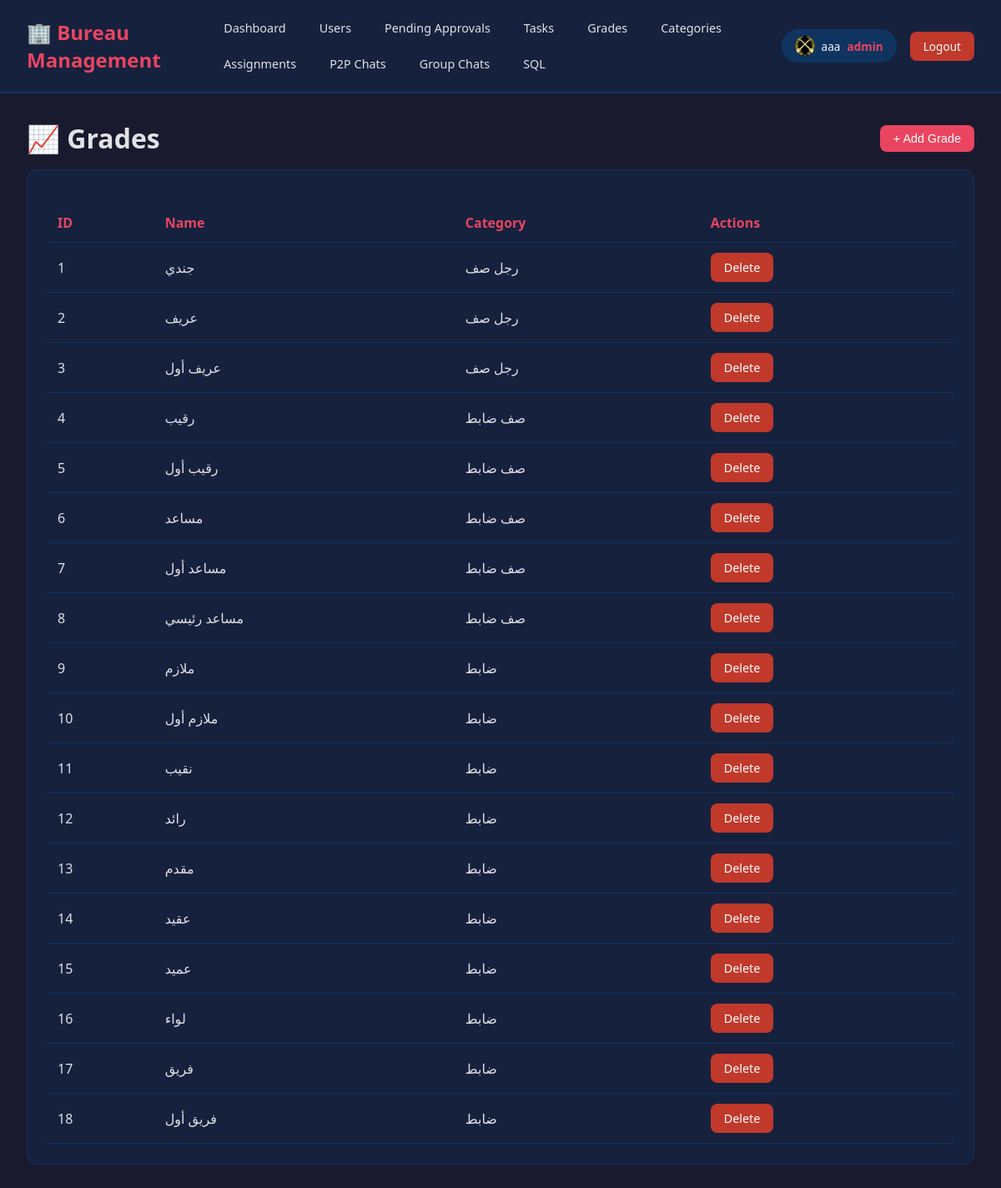
Page /web/grades (signed in) on the committed database.
### database.py (models this page shows)
class User(db.Model):
    __tablename__ = 'users'
    matricule = db.Column(db.Text, primary_key=True)
    name = db.Column(db.Text, nullable=False)
    family_name = db.Column(db.Text, nullable=False)
    category = db.Column(db.Integer, db.ForeignKey('categories.category_id'), nullable=False)
    grade = db.Column(db.Integer, db.ForeignKey('grades.grade_id'), nullable=True)
    user_name = db.Column(db.Text, nullable=False)
    password = db.Column(db.Text, nullable=False)
    profil_pic_url = db.Column(db.Text, nullable=False)
    user_role = db.Column(db.Integer, db.ForeignKey('user_roles.user_role_id'), nullable=False)
    is_approved = db.Column(db.Boolean, nullable=False, default=False)  # NEW: Approval status
    category_rel = db.relationship('Category', backref='users')
    grade_rel = db.relationship('Grade', backref='users')
    role_rel = db.relationship('UserRole', backref='users')
    approval_request = db.relationship('UserApprovalRequest', uselist=False, backref='user', cascade='all, delete-orphan')

class Grade(db.Model):
    __tablename__ = 'grades'
    grade_id = db.Column(db.Integer, primary_key=True)
    grade_name = db.Column(db.Text, nullable=False)
    category_id = db.Column(db.Integer, db.ForeignKey('categories.category_id'), nullable=False, default=1)
    category_rel = db.relationship('Category', backref='grades')

class Category(db.Model):
    __tablename__ = 'categories'
    category_id = db.Column(db.Integer, primary_key=True)
    category_name = db.Column(db.Text, nullable=False)

### app.py (the view)
@app.route('/web/grades')
@manager_required
def web_grades():
    grades = Grade.query.all()
    categories = Category.query.all()  # ADD THIS
    return render_template('tables/grades.html', grades=grades, categories=categories)

### app.py (called while the page is built)
@app.context_processor
def inject_pending_approvals_count():
    def get_pending_approvals_count():
        return UserApprovalRequest.query.count()
    return dict(get_pending_approvals_count=get_pending_approvals_count)

@app.context_processor
def inject_user_profile_pic():
    def get_user_profile_pic():
        if 'user_matricule' in session:
            user = User.query.get(session['user_matricule'])
            if user:
                return get_profile_picture_url(user)
        return '/static/uploads/profiles/default.png'
    return dict(profile_pic=get_user_profile_pic())

### utils.py (called while the page is built)
def get_profile_picture_url(user):
    if user and user.profil_pic_url and user.profil_pic_url.strip():
        return user.profil_pic_url
    return "/static/uploads/profiles/default.png"

### templates/tables/grades.html (shortened to what this page needs)
{% extends "base.html" %}
{% block content %}
<div style="display: flex; justify-content: space-between; align-items: center; margin-bottom: 1rem;">
    <h1>📈 Grades</h1>
    <button class="btn btn-primary" onclick="document.getElementById('addModal').classList.add('active')">+ Add Grade</button>
</div>
<div class="card">
    <table>
        <thead><tr><th>ID</th><th>Name</th><th>Category</th><th>Actions</th></tr></thead>
        <tbody>
            {% for grade in grades %}
            <tr><td>{{ grade.grade_id }}</td><td>{{ grade.grade_name }}</td><td>{{ grade.category_rel.category_name }}</td>
                <td><a href="{{ url_for('web_delete_grade', id=grade.grade_id) }}" class="btn btn-danger" onclick="return confirm('Delete?')">Delete</a></td></tr>
            {% endfor %}
        </tbody>
    </table>
</div>
{% endblock %}

### templates/base.html (shortened to what this page needs)
<!DOCTYPE html>
<html lang="en">
<head>
</head>
<body>
    <nav class="navbar">
        <div class="navbar-left">
            <h1>🏢 Bureau Management</h1>
            <div class="nav-links">
                <a href="{{ url_for('dashboard') }}">Dashboard</a>
                {% if session.get('user_role') in [1, 2] %}<a href="{{ url_for('web_users') }}">Users</a>{% endif %}
                {% if session.get('user_role') in [1, 2] %}<a href="{{ url_for('web_pending_approvals') }}">Pending Approvals</a>{% endif %}
                <a href="{{ url_for('web_tasks') }}">Tasks</a>
                {% if session.get('user_role') == 1 %}<a href="{{ url_for('web_grades') }}">Grades</a>{% endif %}
                {% if session.get('user_role') == 1 %}<a href="{{ url_for('web_categories') }}">Categories</a>{% endif %}
                {% if session.get('user_role') in [1, 2] %}<a href="{{ url_for('web_assignments') }}">Assignments</a>{% endif %}
                <a href="{{ url_for('web_p2p_chats') }}">P2P Chats</a>
                <a href="{{ url_for('web_group_chats') }}">Group Chats</a>
                {% if session.get('user_role') == 1 %}<a href="{{ url_for('web_sql') }}">SQL</a>{% endif %}
            </div>
        </div>
        <div class="user-info">
            <a href="{{ url_for('profile') }}" style="text-decoration: none;">
                <div class="user-badge" style="display: flex; align-items: center; gap: 0.5rem; cursor: pointer;">
                    <img src="{{ profile_pic if profile_pic is defined else '/static/uploads/profiles/default.png' }}"
                         alt="" style="width: 24px; height: 24px; border-radius: 50%; object-fit: cover;">
                    <span style="color: aliceblue;">{{ session.get('user_name', 'Guest') }}</span>
                    <span class="role">{{ session.get('user_role_name', 'Unknown') }}</span>
                </div>
            </a>
            <a href="{{ url_for('logout') }}" class="btn-logout">Logout</a>
        </div>
    </nav>
    <div class="container">
        {% block content %}{% endblock %}
    </div>
</body>
</html>

### templates/base.html (style rules this page uses)
* { margin: 0; padding: 0; box-sizing: border-box; }
body { font-family: 'Segoe UI', Tahoma, Geneva, Verdana, sans-serif; background: #1a1a2e; color: #e1e1e6; min-height: 100vh; }
.navbar { background: #16213e; padding: 1rem 2rem; display: flex; align-items: center; justify-content: space-between; border-bottom: 2px solid #0f3460; }
.navbar-left { display: flex; align-items: center; gap: 2rem; }
.navbar h1 { color: #e94560; font-size: 1.5rem; }
.nav-links { display: flex; gap: 0.5rem; flex-wrap: wrap; }
.nav-links a { color: #e1e1e6; text-decoration: none; padding: 0.5rem 1rem; border-radius: 8px; transition: all 0.3s; font-size: 0.9rem; }
.user-info { display: flex; align-items: center; gap: 1rem; }
.user-badge { background: #0f3460; padding: 0.5rem 1rem; border-radius: 20px; font-size: 0.85rem; }
.user-badge .role { color: #e94560; font-weight: bold; }
.btn-logout { background: #c0392b; color: white; padding: 0.5rem 1rem; border-radius: 8px; text-decoration: none; font-size: 0.85rem; transition: background 0.3s; }
.container { padding: 2rem; max-width: 1400px; margin: 0 auto; }
.card { background: #16213e; border-radius: 12px; padding: 1.5rem; margin-bottom: 1.5rem; border: 1px solid #0f3460; }
table { width: 100%; border-collapse: collapse; margin-top: 1rem; }
th, td { padding: 0.75rem; text-align: left; border-bottom: 1px solid #0f3460; }
th { color: #e94560; font-weight: 600; }
.btn { display: inline-block; padding: 0.5rem 1rem; border-radius: 8px; text-decoration: none; border: none; cursor: pointer; font-size: 0.9rem; transition: all 0.3s; }
.btn-primary { background: #e94560; color: white; }
.btn-danger { background: #c0392b; color: white; }

### rows in the picture
User: profil_pic_url (picture), get "aaa", get "admin"
Grade: grade_id "1", grade_name "جندي", category_rel.category_name "رجل صف"
Grade: grade_id "2", grade_name "عريف", category_rel.category_name "رجل صف"
Grade: grade_id "3", grade_name "عريف أول", category_rel.category_name "رجل صف"
Grade: grade_id "4", grade_name "رقيب", category_rel.category_name "صف ضابط"
Grade: grade_id "5", grade_name "رقيب أول", category_rel.category_name "صف ضابط"
Grade: grade_id "6", grade_name "مساعد", category_rel.category_name "صف ضابط"
Grade: grade_id "7", grade_name "مساعد أول", category_rel.category_name "صف ضابط"
Grade: grade_id "8", grade_name "مساعد رئيسي", category_rel.category_name "صف ضابط"
Grade: grade_id "9", grade_name "ملازم", category_rel.category_name "ضابط"
Grade: grade_id "10", grade_name "ملازم أول", category_rel.category_name "ضابط"
Grade: grade_id "11", grade_name "نقيب", category_rel.category_name "ضابط"
Grade: grade_id "12", grade_name "رائد", category_rel.category_name "ضابط"
Grade: grade_id "13", grade_name "مقدم", category_rel.category_name "ضابط"
Grade: grade_id "14", grade_name "عقيد", category_rel.category_name "ضابط"
Grade: grade_id "15", grade_name "عميد", category_rel.category_name "ضابط"
Grade: grade_id "16", grade_name "لواء", category_rel.category_name "ضابط"
Grade: grade_id "17", grade_name "فريق", category_rel.category_name "ضابط"
Grade: grade_id "18", grade_name "فريق أول", category_rel.category_name "ضابط"
